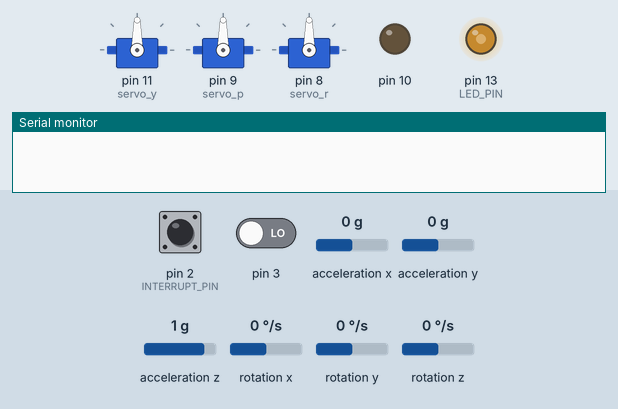
Simulated run of this sketch. Board: Arduino Uno, built with avr-gcc and run on an emulated ATmega328P. On the bench: 3 × servo, output pins drawn as LEDs (lit = HIGH), the last lines printed to the serial monitor. Dashed ring = blinking. The test bench sets the inputs (shaded band); at power-on: acceleration x 0 g, acceleration y 0 g, acceleration z 1 g, rotation z 0 °/s, pin 2 (INTERRUPT_PIN) LOW, pin 3 LOW, rotation x 0 °/s, rotation y 0 °/s. Storage starts empty; the sensor or clock chip raises its interrupt line as the real part does.

Above: at 1.7 s.
1.8 s: acceleration x set to -1.4 g
At 4.2 s:
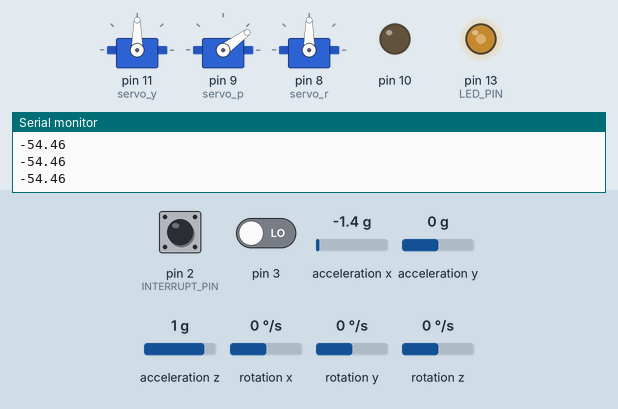
4.8 s: acceleration y set to -1.4 g
At 5.2 s:
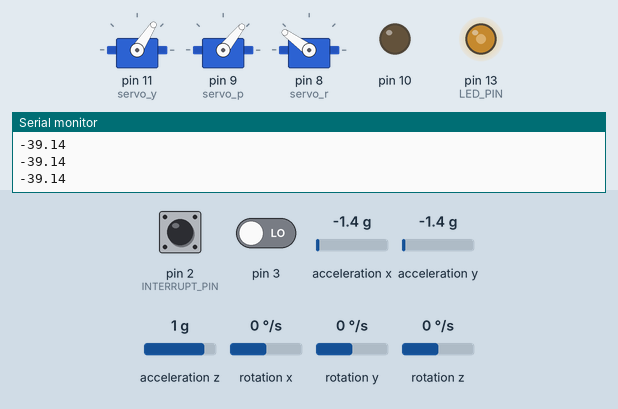
7.8 s: acceleration z set to -1.4 g
At 8.11 s:
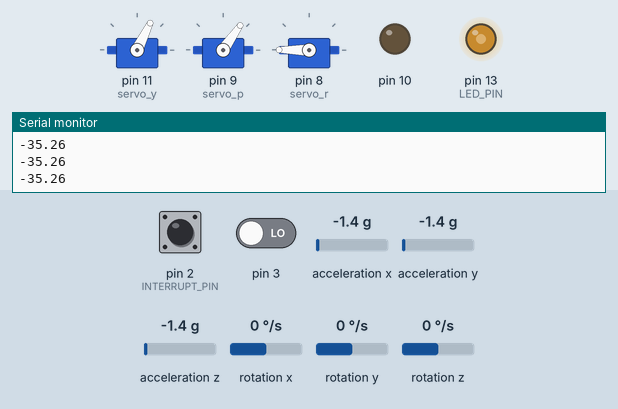
10.8 s: rotation z set to -192 °/s
13.8 s: acceleration x set to -0.8 g
At 13.98 s:
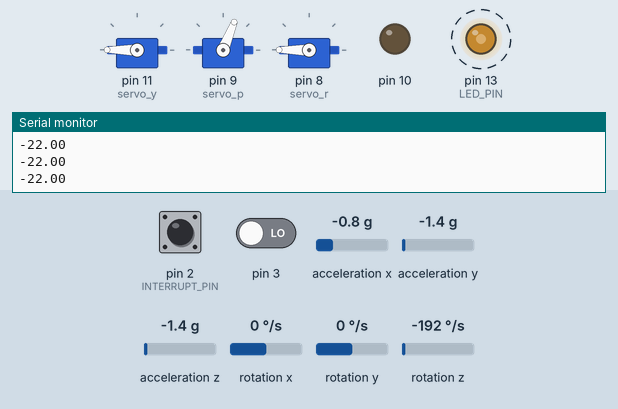
16.8 s: acceleration y set to -0.8 g
At 17.11 s:
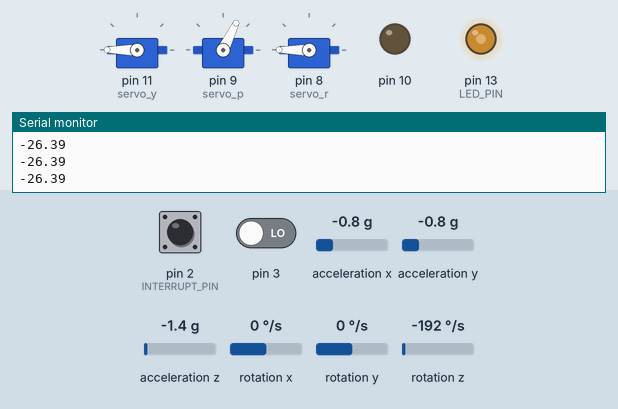
Timing chart, 0 to 25.3 s (numbered marks = the images above; inputs shaded):
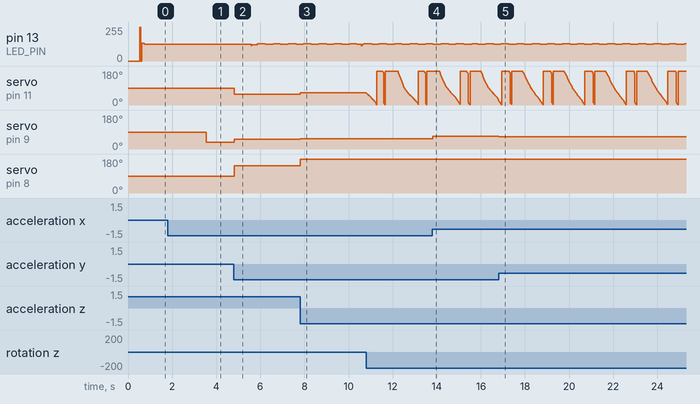

Measured:
- after the input at 1.8 s, servo on pin 9 (servo_p): 90° → 36° after 1.7 s
- after the input at 4.8 s, servo on pin 11 (servo_y): 90° → 57° at once; servo on pin 9 (servo_p): 36° → 51° at once; servo on pin 8 (servo_r): 90° → 144° at once
- after the input at 7.8 s, servo on pin 11 (servo_y): 57° → 64° at once; servo on pin 9 (servo_p): 51° → 55° at once; servo on pin 8 (servo_r): 144° → 180° at once
- after the input at 13.8 s, servo on pin 9 (servo_p): 55° → 68° at once
- after the input at 16.8 s, servo on pin 9 (servo_p): 68° → 64° at once

The sketch:

rollback_15042022.ino
```cpp
/* ===   Combined Logging and Gimbal Firmware   ===
 *
 * Pin  No.   |            Description          |
 * ==============================================
 * Pin  13    |   MPU status                    |
 * Pin  12    |   DMP Init Status               |
 * Pin  02    |   MPU Interrupt Pin             |
 * pin  03    |   Toggle Pin                    |
 * Pin  A4    |   MPU SDA                       |
 * Pin  A5    |   MPU SCL                       |
 * Pin  10    |   DataLogger Shield ChipSelect  |
 * Pin  11    |   Yaw Servo                     |
 * Pin  9     |   Pitch Servo                   |
 * Pin  8     |   Roll Servo                    |
 */

// ========================   MPU required libraries    ======================== //
#include "I2Cdev.h"
#include "MPU6050_6Axis_MotionApps20.h"
#if I2CDEV_IMPLEMENTATION == I2CDEV_ARDUINO_WIRE
    #include <Wire.h>
#endif


// ========================   Data logger required libraries  ======================== //
#include "RTClib.h"
#include "SD.h"
// ========================   Gimbal required libraries       ======================== //
#include <Servo.h>

// ========================   MPU initialisation              ======================== //
MPU6050 mpu (0x69);
#define OUTPUT_READABLE_YAWPITCHROLL      // to see the yaw/ pitch/roll angles (in degrees) calculated from the quaternions coming from the FIFO.
#define INTERRUPT_PIN 2                   // use pin 2 on Arduino Uno & most boards
#define LED_PIN 13                        // MPU status now tied to Pin 13 LED
bool blinkState = false;

// MPU control/status variables
bool dmpReady = false;                    // set true if DMP init was successful
uint8_t mpuIntStatus;                     // holds actual interrupt status byte from MPU
uint8_t devStatus;                        // return status after each device operation (0 = success, !0 = error)
uint16_t packetSize;                      // expected DMP packet size (default is 42 bytes)
uint16_t fifoCount;                       // count of all bytes currently in FIFO
uint8_t fifoBuffer[64];                   // FIFO storage buffer

// Orientation/motion variables
Quaternion q;                             // [w, x, y, z]         quaternion container
VectorInt16 aa;                           // [x, y, z]            accel sensor measurements
VectorInt16 aaReal;                       // [x, y, z]            gravity-free accel sensor measurements
VectorInt16 aaWorld;                      // [x, y, z]            world-frame accel sensor measurements
VectorFloat gravity;                      // [x, y, z]            gravity vector
float euler[3];                           // [psi, theta, phi]    Euler angle container
float ypr[3];                             // [yaw, pitch, roll]   yaw/pitch/roll container and gravity vector

// Interrupt detection routine
volatile bool mpuInterrupt = false;       // indicates whether MPU interrupt pin has gone high
void dmpDataReady() {
    mpuInterrupt = true;
}

// ======================== DataLogger Initialisation   ======================== //

//#define ECHO_TO_SERIAL                    // Echo data to serial port
#define WAIT_TO_START                     // wait for serial input in setup()
const int chipSelect = 10;                // for the data logging shield, use digital pin 10

DateTime now;
// For debugging use

#define DEBUG {\
    Serial.print("\nDEBUG: LINE ");\
    Serial.println(__LINE__);\
}

// Print error to serial monitor
#define cerr(x) {\
    Serial.print("\nERROR: ");\
    Serial.println(x);\
    Serial.println("Please reset/restart the program.");\
    while(true);\
}

File logfile;
RTC_DS1307 RTC;
unsigned long startMillis;  //some global variables available anywhere in the program
unsigned long currentMillis;
const unsigned long period = 5000;
// ========================   Servo Initialisation      ======================== //
Servo servo_y;
Servo servo_p;
Servo servo_r;
int j = 0;
float correct;

// ========================     Toggle Initialisation    ======================== //
volatile bool lock_flag;
volatile int pwm_value = 0;
volatile int prev_time = 0;

void rising() {
    attachInterrupt(1, falling, FALLING);
    prev_time = micros();
}

void falling() {
    attachInterrupt(1, rising, RISING);
    pwm_value = micros() - prev_time;
    //Serial.println(pwm_value);
    if (pwm_value < 900){
        lock_flag = true;
    }
    else if (pwm_value > 2000){
        lock_flag = false;
    }
}


void setup() {
// ========================       Serial Setup          ======================== //
    Serial.begin(115200);                   // Change to project baud rate
    //Serial.print(F("Current date: "));
    //Serial.println(__DATE__);
    //Serial.print(F("Current time: "));
    //Serial.println(__TIME__);

// ========================         MPU Setup           ========================//
// Join I2C bus
    #if I2CDEV_IMPLEMENTATION == I2CDEV_ARDUINO_WIRE
        Wire.begin();
        Wire.setClock(250000);

    #elif I2CDEV_IMPLEMENTATION == I2CDEV_BUILTIN_FASTWIRE
        Fastwire::setup(400, true);
    #endif

// Initialise MPU device
  //Serial.println(F("Initialising I2C devices..."));
  mpu.initialize();
  pinMode(INTERRUPT_PIN, INPUT);

// Verify connection
  //Serial.println(F("Testing device connections..."));
  //Serial.println(mpu.testConnection() ? F("MPU6050 connection successful") : F("MPU6050 connection failed"));

// Load and configure DMP
  //Serial.println(F("Initializing DMP..."));
  devStatus = mpu.dmpInitialize();

// ***** GYRO OFFSET HERE! *****
  mpu.setXGyroOffset(17);
  mpu.setYGyroOffset(-69);
  mpu.setZGyroOffset(27);
  mpu.setZAccelOffset(1551);

// Verify MPU set up works
  if (devStatus == 0) {
// Calibration Time: generate offsets and calibrate our MPU6050
    // mpu.CalibrateAccel(6);
    // mpu.CalibrateGyro(6);
    // mpu.PrintActiveOffsets();

// Turn on the DMP, now that it's ready
    //Serial.println(F("Enabling DMP..."));
    mpu.setDMPEnabled(true);

// Enable Arduino interrupt detection
    //Serial.print(F("Enabling interrupt detection (Arduino external interrupt "));
    //Serial.print(digitalPinToInterrupt(INTERRUPT_PIN));
    //Serial.println(F(")..."));
    attachInterrupt(digitalPinToInterrupt(INTERRUPT_PIN), dmpDataReady, RISING);
    mpuIntStatus = mpu.getIntStatus();

// Set our DMP Ready flag so the main loop() function knows it's okay to use it
    //Serial.println(F("DMP ready! Waiting for first interrupt..."));
    dmpReady = true;

// get expected DMP packet size for later comparison
    packetSize = mpu.dmpGetFIFOPacketSize();}
  else {
// ERROR!
// 1 = initial memory load failed
// 2 = DMP configuration updates failed
// (if it's going to break, usually the code will be 1)
    //Serial.print(F("DMP Initialization failed (code "));
    //Serial.print(devStatus);
    //Serial.println(F(")."));
  }

// Configure LED for output
pinMode(LED_PIN, OUTPUT);

// ========================       DataLogger Setup    ========================//

// Initialise the SD card
  //Serial.println(F("Initialising SD card..."));                               // make sure that the default chip select pin is set to output, even if you don't use it:
  pinMode(10, OUTPUT);

// See if the card is present and can be initialised:
  if (!SD.begin(chipSelect)) {
      //cerr(F("Card failed or not present."));
  }
  //Serial.println(F("Card initialised."));

// Create a new file
  char filename[] = "LOGGER00.CSV";
  for (int i = 0; i < 100; i++) {
    filename[6] = i/10 + '0';
    filename[7] = i%10 + '0';
// Only open a new file if it doesn't exist
    if (!SD.exists(filename)) {
      logfile = SD.open(filename, FILE_WRITE);
      break;  // leave the loop
      }
    }

  if (!logfile) {
      //cerr("Couldn't create file.");
  }

  //Serial.print(F("Logging to: "));
  //Serial.println(filename);

  // Connect to RTC
  Wire.begin();
  if (!RTC.begin()) {
      logfile.println("RTC failed");
#ifdef ECHO_TO_SERIAL
      //Serial.println(F("RTC failed"));
#endif  //ECHO_TO_SERIAL
  }

  logfile.println("ms,Unix Timestamp,Yaw,Pitch,Roll,X,Y,Z");  // CSV format
#ifdef ECHO_TO_SERIAL
  //Serial.println(F("millis,unix_stamp,datetime,x,y,z"));
#endif  //ECHO_TO_SERIAL

  // If you want to set the AREF to something other than 5V
  // analogReference(EXTERNAL);

// ========================     Servo Set Up      ========================//
  servo_y.attach(11);
  servo_p.attach(9);
  servo_r.attach(8);

// ========================     Toggle Set Up      ========================//
attachInterrupt(1, rising, RISING);

// ========================     TIMER START      ========================//
startMillis = millis();
}

void loop() {
// ========================     MPU Main Loop     ========================//
// If programming failed, don't try to do anything
  if (!dmpReady) return;
// Read a packet from FIFO
// Wait for MPU interrupt or extra packet(s) available
    while (!mpuInterrupt && fifoCount < packetSize) {
        if (mpuInterrupt && fifoCount < packetSize) {                     // try to get out of the infinite loop
          fifoCount = mpu.getFIFOCount();
        }                                                                 //if you are really paranoid you can frequently test in between other stuff to see if mpuInterrupt is true, and if so, "break;" from the while() loop to immediately process the MPU data
    }

// Reset interrupt flag and get INT_STATUS byte
    mpuInterrupt = false;
    mpuIntStatus = mpu.getIntStatus();

// Get current FIFO count
    fifoCount = mpu.getFIFOCount();

// Check for overflow
    if ((mpuIntStatus & _BV(MPU6050_INTERRUPT_FIFO_OFLOW_BIT)) || fifoCount >= 1024) {
        mpu.resetFIFO();
        fifoCount = mpu.getFIFOCount();
        //Serial.println(F("FIFO overflow!"));
    } else if (mpuIntStatus & _BV(MPU6050_INTERRUPT_DMP_INT_BIT)) {
        mpu.getFIFOBytes(fifoBuffer, packetSize);
        fifoCount -= packetSize;

      #ifdef OUTPUT_READABLE_YAWPITCHROLL
// display Euler angles in degrees
          mpu.dmpGetQuaternion(&q, fifoBuffer);
          mpu.dmpGetGravity(&gravity, &q);
          mpu.dmpGetYawPitchRoll(ypr, &q, &gravity);
          mpu.dmpGetLinearAccel(&aaReal, &aa, &gravity);
// ========================     Gimbal Implementation Here     ========================//
// Lock gimbal if toggle is high
          if (lock_flag) {
              servo_y.write(90);
              servo_p.write(90);
              servo_r.write(90);
          }
// Else continue with gimbal operation
          else {
            // Yaw, Pitch, Roll values - Radians to degrees
            ypr[0] = ypr[0] * 180 / M_PI;
            ypr[1] = ypr[1] * 180 / M_PI;
            ypr[2] = ypr[2] * 180 / M_PI;
            if (j <= 300){
// Skip 300 readings for calibration process
              correct = ypr[0]; // Yaw starts at random value, so we capture last value after 300 readings
              j++;
            } else {
              byte servo0Value = map(ypr[0], -90, 90, 0, 180);
              Serial.println(ypr[1]);
              byte servo1Value = map(ypr[1], -90, 90, 0, 180);
              byte servo2Value = map(ypr[2], -90, 90, 180, 0);

// Control the servos according to the MPU6050 orientation
              servo_y.write(servo0Value);
              servo_p.write(servo1Value);
              servo_r.write(servo2Value);
            }
          }

      #endif  // OUTPUT_READABLE_YAWPITCHROLL
      blinkState = !blinkState;
      digitalWrite(LED_PIN, blinkState);
  }

  currentMillis = millis();  //get the current "time" (actually the number of milliseconds since the program started)
  if (currentMillis - startMillis >= period)  //test whether the period has elapsed
  {

    logfile.print((uint8_t) ypr[0]);
    logfile.print(',');
    logfile.print((uint8_t) ypr[1]);
    logfile.print(',');
    logfile.print((uint8_t) ypr[2]);
    logfile.print(',');
    logfile.print((uint8_t)aaReal.x);
    logfile.print(',');
    logfile.print((uint8_t)aaReal.y);
    logfile.print(',');
    logfile.print((uint8_t)aaReal.z);
    logfile.print(',');
    logfile.print('\n');
    logfile.flush();
    startMillis = currentMillis;  //IMPORTANT to save the start time of the current LED state.
  }else{
    //do nothing
  }

}
```
